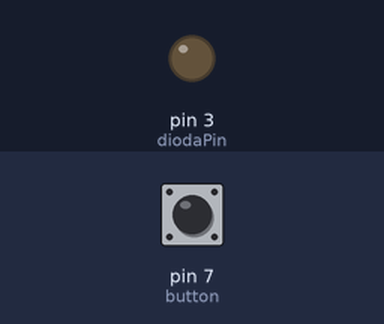
A sketch run on a simulated Arduino Uno, built with avr-gcc and run on an emulated ATmega328P. Parts: output pins drawn as LEDs (lit = HIGH). The inputs (shaded band) are chosen by the test bench; at power-on: pin 7 (button) HIGH.

Above: at 1.2 s.
1.3 s: pin 7 (button) pulled LOW for 0.15 s
At 1.37 s:
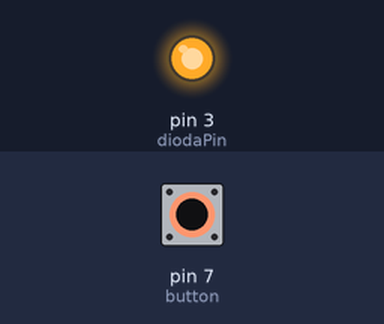
2.9 s: pin 7 (button) pulled LOW for 3.2 s
At 7.0 s:
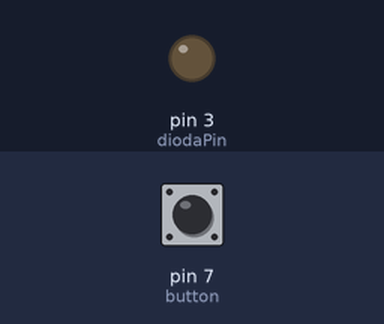
Timing chart, 0 to 8.5 s (numbered marks = the images above; inputs shaded):
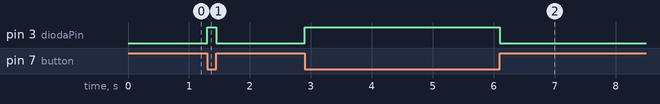

The sketch:

dioda_przycisk.ino
```cpp
int diodaPin = 3;
int button = 7;

void setup() {
  pinMode(diodaPin, OUTPUT); // Dioda jako wyjście.
  pinMode(button, INPUT_PULLUP); // Przycisk jako wejście.
  digitalWrite(diodaPin, LOW); // Wyłączenie diody na start.
}

void loop() {
  if (digitalRead(button) == LOW) { // Jeśli przycisk wciśnięty.
    digitalWrite(diodaPin, HIGH); // Włącz diodę.
  } else { // Jeśli warunek nie został spełniony (przycisk nie jest wciśnięty).
    digitalWrite(diodaPin, LOW); // Wyłącz diodę.
  }
}
```

Measured:
- after the input at 1.3 s, pin 3 (diodaPin): LOW → HIGH at once, → LOW 0.15 s later
- after the input at 2.9 s, pin 3 (diodaPin): LOW → HIGH at once, → LOW 3.2 s later
